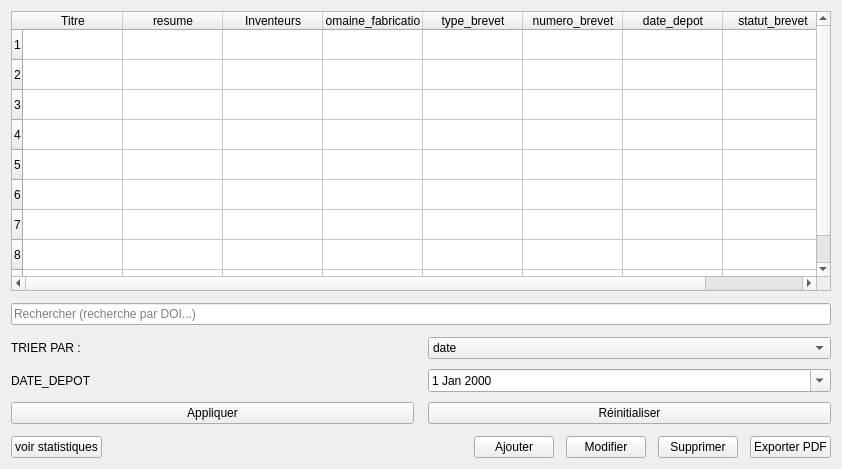
            <widget class="QWidget" name="page_pub_list">
             <layout class="QVBoxLayout" name="verticalLayoutPubList">
              <property name="spacing">
               <number>12</number>
              </property>
              <item>
               <widget class="QTableWidget" name="tablePublication">
                <property name="minimumSize">
                 <size>
                  <width>0</width>
                  <height>280</height>
                 </size>
                </property>
                <property name="rowCount">
                 <number>9</number>
                </property>
                <property name="columnCount">
                 <number>8</number>
                </property>
                <row/>
                <row/>
                <row/>
                <row/>
                <row/>
                <row/>
                <row/>
                <row/>
                <row/>
                <column>
                 <property name="text">
                  <string>Titre</string>
                 </property>
                </column>
                <column>
                 <property name="text">
                  <string>resume</string>
                 </property>
                </column>
                <column>
                 <property name="text">
                  <string>Inventeurs</string>
                 </property>
                </column>
                <column>
                 <property name="text">
                  <string>domaine_fabrication</string>
                 </property>
                </column>
                <column>
                 <property name="text">
                  <string>type_brevet</string>
                 </property>
                </column>
                <column>
                 <property name="text">
                  <string>numero_brevet</string>
                 </property>
                </column>
                <column>
                 <property name="text">
                  <string>date_depot</string>
                 </property>
                </column>
                <column>
                 <property name="text">
                  <string>statut_brevet</string>
                 </property>
                </column>
               </widget>
              </item>
              <item>
               <widget class="QLineEdit" name="lineSearchPub">
                <property name="text">
                 <string/>
                </property>
                <property name="placeholderText">
                 <string>Rechercher (recherche par DOI...)</string>
                </property>
               </widget>
              </item>
              <item>
               <layout class="QGridLayout" name="gridLayoutPubFilters">
                <property name="horizontalSpacing">
                 <number>14</number>
                </property>
                <property name="verticalSpacing">
                 <number>10</number>
                </property>
                <item row="2" column="1">
                 <widget class="QPushButton" name="btnReinitialiserPub">
                  <property name="text">
                   <string>Réinitialiser</string>
                  </property>
                 </widget>
                </item>
                <item row="0" column="0">
                 <widget class="QLabel" name="lblCategoriePub">
                  <property name="text">
                   <string>TRIER PAR :</string>
                  </property>
                 </widget>
                </item>
                <item row="1" column="1">
                 <widget class="QDateEdit" name="dateDuPub">
                  <property name="calendarPopup">
                   <bool>true</bool>
                  </property>
                  <property name="date">
                   <date>
                    <year>2000</year>
                    <month>1</month>
                    <day>1</day>
                   </date>
                  </property>
                 </widget>
                </item>
                <item row="0" column="1">
                 <widget class="QComboBox" name="comboCategoriePub">
                  <item>
                   <property name="text">
                    <string>date</string>
                   </property>
                  </item>
                  <item>
                   <property name="text">
                    <string>statut</string>
                   </property>
                  </item>
                  <item>
                   <property name="text">
                    <string>titre</string>
                   </property>
                  </item>
                 </widget>
                </item>
                <item row="1" column="0">
                 <widget class="QLabel" name="lblPeriodeDuPub">
                  <property name="text">
                   <string>DATE_DEPOT</string>
                  </property>
                 </widget>
                </item>
                <item row="2" column="0">
                 <widget class="QPushButton" name="btnAppliquerPub">
                  <property name="text">
                   <string>Appliquer</string>
                  </property>
                 </widget>
                </item>
               </layout>
              </item>
              <item>
               <layout class="QHBoxLayout" name="horizontalLayoutPubBottom">
                <property name="spacing">
                 <number>12</number>
                </property>
                <item>
                 <widget class="QPushButton" name="btnVoirStatistiquesPub">
                  <property name="text">
                   <string>voir statistiques</string>
                  </property>
                 </widget>
                </item>
                <item>
                 <spacer name="horizontalSpacerPubBottom">
                  <property name="orientation">
                   <enum>Qt::Orientation::Horizontal</enum>
                  </property>
                  <property name="sizeHint" stdset="0">
                   <size>
                    <width>360</width>
                    <height>20</height>
                   </size>
                  </property>
                 </spacer>
                </item>
                <item>
                 <widget class="QPushButton" name="btnAjouterPub">
                  <property name="text">
                   <string>Ajouter</string>
                  </property>
                 </widget>
                </item>
                <item>
                 <widget class="QPushButton" name="btnModifierPub">
                  <property name="text">
                   <string>Modifier</string>
                  </property>
                 </widget>
                </item>
                <item>
                 <widget class="QPushButton" name="btnSupprimerPub">
                  <property name="text">
                   <string>Supprimer</string>
                  </property>
                 </widget>
                </item>
                <item>
                 <widget class="QPushButton" name="btnExporterPub">
                  <property name="text">
                   <string>Exporter PDF</string>
                  </property>
                 </widget>
                </item>
               </layout>
              </item>
             </layout>
            </widget>
